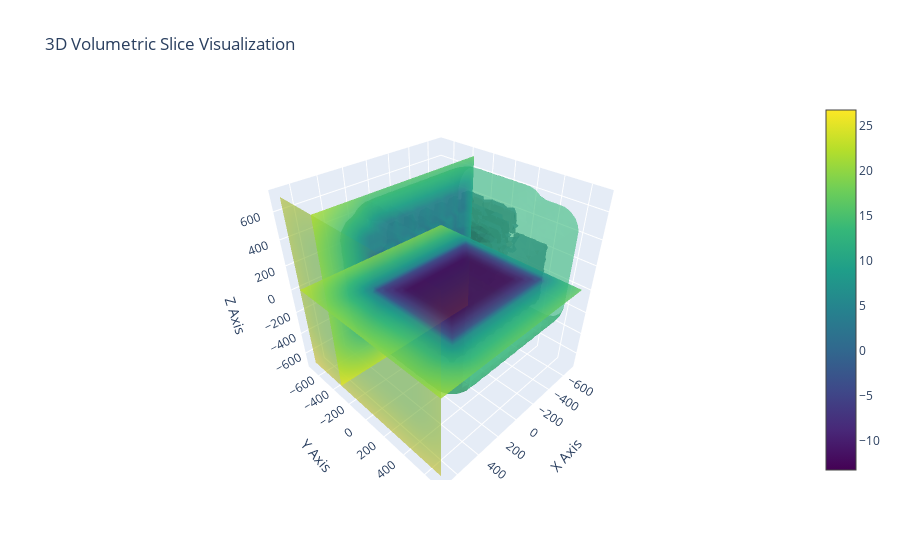

Notebook cell for this chart:
### Code cell
fig = go.Figure(data=go.Isosurface(
    x=df.x,
    y=df.y,
    z=df.z,
    value=df.value,
    surface_count=4,
    slices= {
        'x': {'show': True, 'locations': [df.x.max()]},
        'y': {'show': True, 'locations': [df.y.min()/2]},
        'z': {'show': True, 'locations': [df.z.mean()]}
    },
    caps=dict(x_show=False, y_show=False, z_show=False),
    colorscale='Viridis',
    opacity=0.6
))

# Add axis labels and title
fig.update_layout(
    title='3D Volumetric Slice Visualization',
    scene=dict(
        xaxis_title='X Axis',
        yaxis_title='Y Axis',
        zaxis_title='Z Axis'
    )
)
fig.show()

### Figure 1 — Plotly figure (JSON) as saved in the notebook; plotly's stock layout.template omitted (floating-point values rounded to 4 significant figures; data arrays with more than 128 entries replaced by an {"elided": "..."} marker saying what was removed)
{"data": [{"caps": {"x": {"show": false}, "y": {"show": false}, "z": {"show": false}}, "colorscale": [[0, "#440154"], [0.1111, "#482878"], [0.2222, "#3e4989"], [0.3333, "#31688e"], [0.4444, "#26828e"], [0.5556, "#1f9e89"], [0.6667, "#35b779"], [0.7778, "#6ece58"], [0.8889, "#b5de2b"], [1, "#fde725"]], "opacity": 0.6, "slices": {"x": {"locations": [700], "show": true}, "y": {"locations": [-350], "show": true}, "z": {"locations": [-3.032e-14], "show": true}}, "surface": {"count": 4}, "type": "isosurface", "value": {"elided": "27000 float values"}, "x": {"elided": "27000 float values"}, "y": {"elided": "27000 float values"}, "z": {"elided": "27000 float values"}}], "layout": {"scene": {"xaxis": {"title": {"text": "X Axis"}}, "yaxis": {"title": {"text": "Y Axis"}}, "zaxis": {"title": {"text": "Z Axis"}}}, "title": {"text": "3D Volumetric Slice Visualization"}}}
